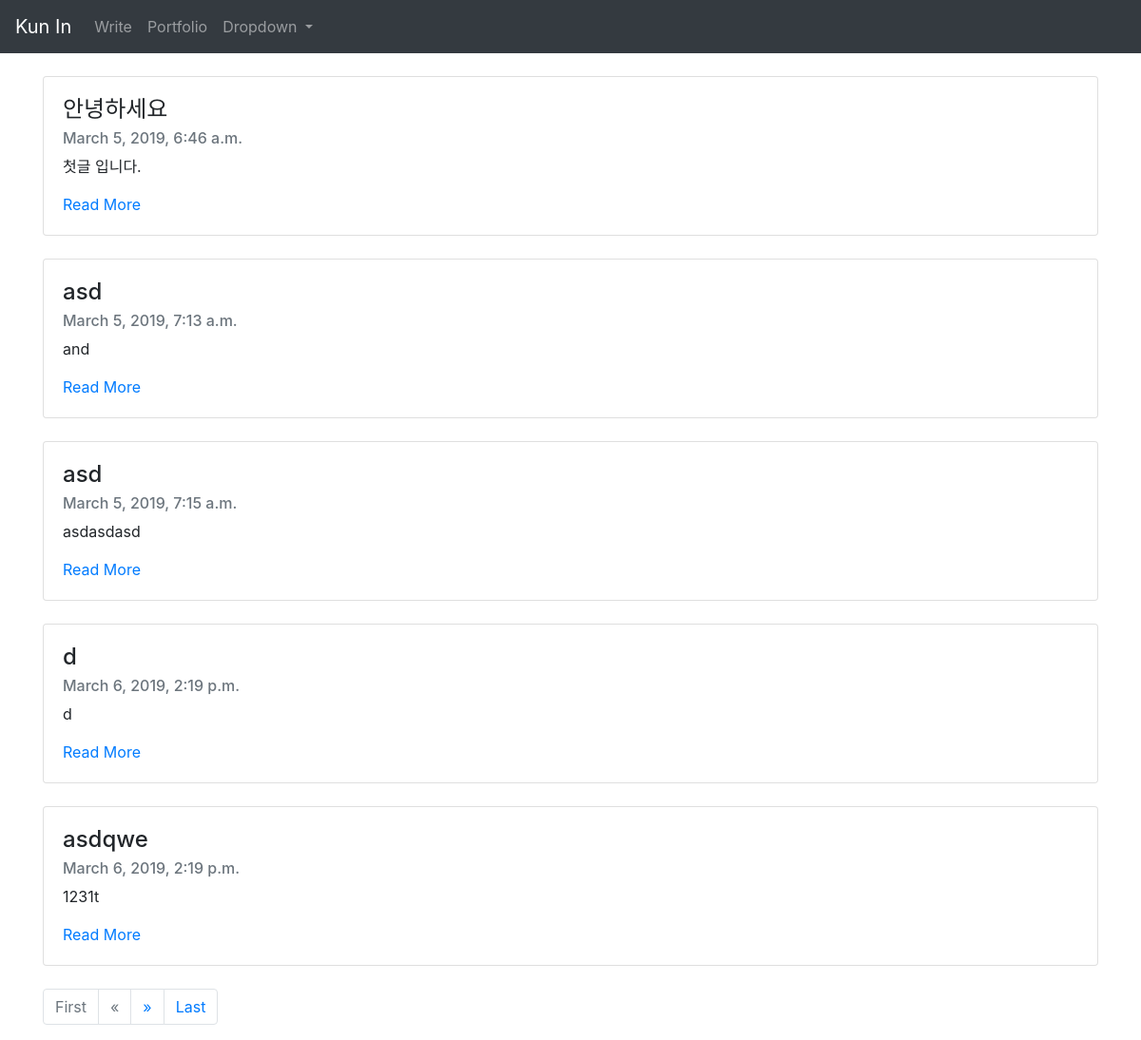
The page / on the database its author committed.
### blogapp/models.py (models this page shows, shortened)
class Blog(models.Model):
    title = models.CharField(max_length=200)
    pub_date = models.DateTimeField('date published')
    body = models.TextField()
    def summary(self):
        return self.body[:100]

### blogapp/views.py (the view)
# urls.py: 2. Add a URL to urlpatterns:  path('', views.home, name='home')
def home(request):
    blogs = Blog.objects
    blog_list = Blog.objects.all()
    paginator = Paginator(blog_list, 5)
    page = request.GET.get('page')
    posts = paginator.get_page(page)
    return render(request, 'home.html', {'blogs':blogs, 'posts':posts})

### blogapp/templates/home.html (shortened to what this page needs)
{% extends 'base.html'%}
{% block contents %}
  <br>
  {%for blog in posts%}
      <div class="card">
          <div class="card-body">
              <h4 class="card-title">{{blog.title}}</h4>
              <h6 class="card-subtitle mb-2 text-muted">{{blog.pub_date}}</h6>
              <p class="card-text">{{blog.summary}}</p>
              <a href="{%url 'detail' blog.id%}" class="card-link">Read More</a>
          </div>
      </div>
      <br>
  {%endfor%}
<nav aria-label="Page navigation example">
  <ul class="pagination">
    {%if posts.has_previous%}
    <li class="page-item"><a class="page-link" href="?page=1">First</a></li>
    <li class="page-item">
      <a class="page-link" href="?page={{posts.previous_page_number}}" aria-label="Previous">
        <span aria-hidden="true">&laquo;</span>
      </a>
    </li>
    {%else%}
    <li class="page-item disabled"><a class="page-link" href="?page=1">First</a></li>
    <li class="page-item disabled">
      <a class="page-link" href="" aria-label="Previous">
        <span aria-hidden="true">&laquo;</span>
      </a>
    </li>
    {%endif%}
    {%if posts.has_next%}
    <li class="page-item">
      <a class="page-link" href="?page={{posts.next_page_number}}" aria-label="Next">
        <span aria-hidden="true">&raquo;</span>
      </a>
    </li>
    <li class="page-item"><a class="page-link" href="?page={{posts.paginator.num_pages}}">Last</a></li>
    {%endif%}
  </ul>
</nav>
{% endblock %}

### blogproject/templates/base.html (shortened to what this page needs)
<head>
    <link rel="stylesheet" href="https://stackpath.bootstrapcdn.com/bootstrap/4.3.1/css/bootstrap.min.css">
</head>
<body>
<nav class="navbar navbar-expand-lg navbar-dark bg-dark">
  <a class="navbar-brand" href="{% url 'home'%}">Kun In</a>
  <div class="collapse navbar-collapse" id="navbarSupportedContent">
    <ul class="navbar-nav mr-auto">
      <li class="nav-item">
        <a class="nav-link" href="{% url 'newblog' %}">Write</a>
      </li>
      <li class="nav-item">
        <a class="nav-link" href="{% url 'portfolio' %}">Portfolio</a>
      </li>
      <li class="nav-item dropdown">
        <a class="nav-link dropdown-toggle" href="#" id="navbarDropdown" role="button" data-toggle="dropdown" aria-haspopup="true" aria-expanded="false">
          Dropdown
        </a>
      </li>
  </div>
</nav>
<div class=container>
{% block contents%}
{% endblock %}
</div>
</body>

### rows shown on the page
Blog: title "안녕하세요", pub_date "March 5, 2019, 6:46 a.m.", summary "첫글 입니다."
Blog: title "asd", pub_date "March 5, 2019, 7:13 a.m.", summary "and"
Blog: title "asd", pub_date "March 5, 2019, 7:15 a.m.", summary "asdasdasd"
Blog: title "d", pub_date "March 6, 2019, 2:19 p.m.", summary "d"
Blog: title "asdqwe", pub_date "March 6, 2019, 2:19 p.m.", summary "1231t"
